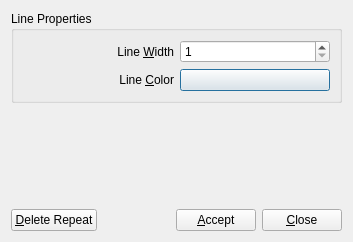
<?xml version="1.0" encoding="UTF-8"?>
<ui version="4.0">
 <class>PatternRepeatDialog</class>
 <widget class="QDialog" name="PatternRepeatDialog">
  <property name="geometry">
   <rect>
    <x>0</x>
    <y>0</y>
    <width>353</width>
    <height>242</height>
   </rect>
  </property>
  <property name="windowTitle">
   <string>sconcho: Pattern Repeat Properties</string>
  </property>
  <layout class="QVBoxLayout" name="verticalLayout_2">
   <item>
    <widget class="QGroupBox" name="groupBox">
     <property name="title">
      <string>Line Properties</string>
     </property>
     <layout class="QVBoxLayout" name="verticalLayout">
      <item>
       <layout class="QGridLayout" name="gridLayout">
        <item row="0" column="0">
         <widget class="QLabel" name="label">
          <property name="layoutDirection">
           <enum>Qt::LeftToRight</enum>
          </property>
          <property name="text">
           <string>Line &amp;Width</string>
          </property>
          <property name="alignment">
           <set>Qt::AlignRight|Qt::AlignTrailing|Qt::AlignVCenter</set>
          </property>
          <property name="buddy">
           <cstring>lineWidthSpinner</cstring>
          </property>
         </widget>
        </item>
        <item row="0" column="1">
         <widget class="QSpinBox" name="lineWidthSpinner">
          <property name="minimum">
           <number>1</number>
          </property>
         </widget>
        </item>
        <item row="1" column="1">
         <widget class="QPushButton" name="colorButton">
          <property name="text">
           <string/>
          </property>
         </widget>
        </item>
        <item row="1" column="0">
         <widget class="QLabel" name="label_2">
          <property name="text">
           <string>Line &amp;Color</string>
          </property>
          <property name="alignment">
           <set>Qt::AlignRight|Qt::AlignTrailing|Qt::AlignVCenter</set>
          </property>
          <property name="buddy">
           <cstring>colorButton</cstring>
          </property>
         </widget>
        </item>
       </layout>
      </item>
     </layout>
    </widget>
   </item>
   <item>
    <spacer name="verticalSpacer">
     <property name="orientation">
      <enum>Qt::Vertical</enum>
     </property>
     <property name="sizeHint" stdset="0">
      <size>
       <width>20</width>
       <height>64</height>
      </size>
     </property>
    </spacer>
   </item>
   <item>
    <layout class="QHBoxLayout" name="horizontalLayout_2">
     <item>
      <widget class="QPushButton" name="deleteButton">
       <property name="text">
        <string>&amp;Delete Repeat</string>
       </property>
      </widget>
     </item>
     <item>
      <spacer name="horizontalSpacer">
       <property name="orientation">
        <enum>Qt::Horizontal</enum>
       </property>
       <property name="sizeHint" stdset="0">
        <size>
         <width>40</width>
         <height>20</height>
        </size>
       </property>
      </spacer>
     </item>
     <item>
      <widget class="QPushButton" name="acceptButton">
       <property name="text">
        <string>&amp;Accept</string>
       </property>
      </widget>
     </item>
     <item>
      <widget class="QPushButton" name="pushButton_3">
       <property name="text">
        <string>&amp;Close</string>
       </property>
      </widget>
     </item>
    </layout>
   </item>
  </layout>
 </widget>
 <resources/>
 <connections>
  <connection>
   <sender>pushButton_3</sender>
   <signal>clicked()</signal>
   <receiver>PatternRepeatDialog</receiver>
   <slot>close()</slot>
   <hints>
    <hint type="sourcelabel">
     <x>257</x>
     <y>231</y>
    </hint>
    <hint type="destinationlabel">
     <x>237</x>
     <y>220</y>
    </hint>
   </hints>
  </connection>
 </connections>
</ui>
